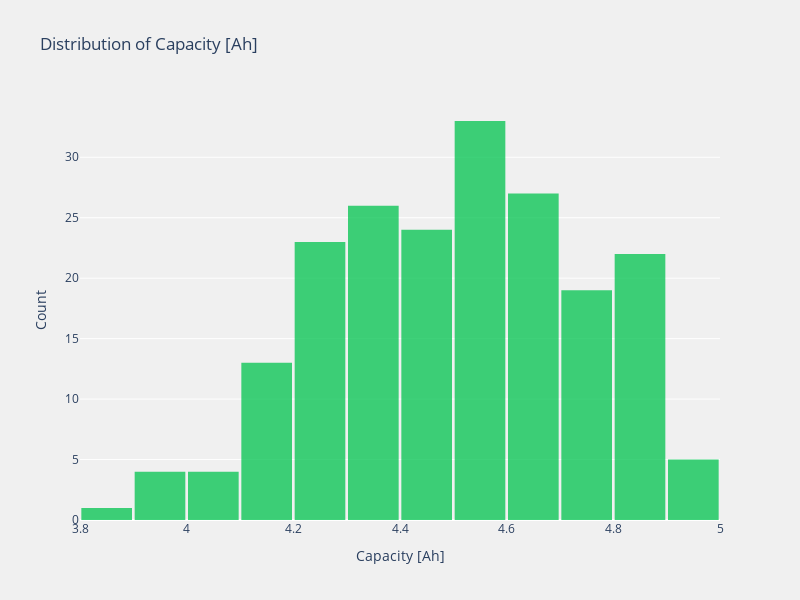

Notebook code cell kept with this figure:
### Markdown cell above
Lets see how the variations have effected the cell capacity.

This could be rather important if you have an absolute minimum capacity required for your system.  We might find, using this analysis, that some expected manufacturing variations will result in cell capacities that are below our minimum, which would cause a problem at the system level.

### Code cell
fig = mc.plot_capacity_histogram(var_kpis, bins=15)

### Figure 1 — Plotly figure (JSON) as saved in the notebook; plotly's stock layout.template omitted (floating-point values rounded to 4 significant figures; data arrays with more than 128 entries replaced by an {"elided": "..."} marker saying what was removed)
{"data": [{"marker": {"color": "#00c34e"}, "nbinsx": 15, "opacity": 0.75, "type": "histogram", "x": {"elided": "201 float values"}}], "layout": {"bargap": 0.05, "height": 600, "paper_bgcolor": "rgba(240,240,240,1)", "plot_bgcolor": "rgba(240,240,240,1)", "title": {"text": "Distribution of Capacity [Ah]"}, "width": 800, "xaxis": {"title": {"text": "Capacity [Ah]"}}, "yaxis": {"title": {"text": "Count"}}}}
